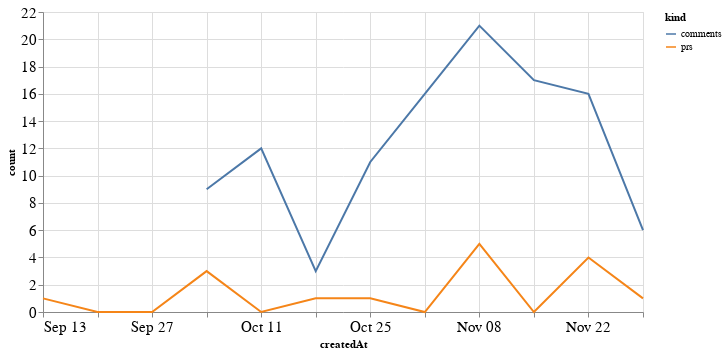

The notebook cell this image was saved under:
### Code cell
alt.Chart(total_time, width=600).mark_line().encode(
    x='createdAt',
    y='count',
    color='kind'
)

### Figure 1 — Vega-Lite specification as saved in the notebook (floating-point values rounded to 4 significant figures)
{"config": {"axisLeft": {"labelFontSize": 15}, "axisBottom": {"labelFontSize": 15}}, "data": {"name": "data-0882f9bea79bf802a7feb52cc019e0dd"}, "mark": "line", "encoding": {"color": {"type": "nominal", "field": "kind"}, "x": {"type": "temporal", "field": "createdAt"}, "y": {"type": "quantitative", "field": "count"}}, "width": 600, "$schema": "https://vega.github.io/schema/vega-lite/v4.8.1.json", "datasets": {"data-0882f9bea79bf802a7feb52cc019e0dd": [{"createdAt": "2020-09-13T00:00:00", "kind": "prs", "count": 1.0}, {"createdAt": "2020-09-20T00:00:00", "kind": "prs", "count": 0.0}, {"createdAt": "2020-09-27T00:00:00", "kind": "prs", "count": 0.0}, {"createdAt": "2020-10-04T00:00:00", "kind": "prs", "count": 3.0}, {"createdAt": "2020-10-11T00:00:00", "kind": "prs", "count": 0.0}, {"createdAt": "2020-10-18T00:00:00", "kind": "prs", "count": 1.0}, {"createdAt": "2020-10-25T00:00:00", "kind": "prs", "count": 1.0}, {"createdAt": "2020-11-01T00:00:00", "kind": "prs", "count": 0.0}, {"createdAt": "2020-11-08T00:00:00", "kind": "prs", "count": 5.0}, {"createdAt": "2020-11-15T00:00:00", "kind": "prs", "count": 0.0}, {"createdAt": "2020-11-22T00:00:00", "kind": "prs", "count": 4.0}, {"createdAt": "2020-11-29T00:00:00", "kind": "prs", "count": 1.0}, {"createdAt": "2020-09-13T00:00:00", "kind": "comments", "count": null}, {"createdAt": "2020-09-20T00:00:00", "kind": "comments", "count": null}, {"createdAt": "2020-09-27T00:00:00", "kind": "comments", "count": null}, {"createdAt": "2020-10-04T00:00:00", "kind": "comments", "count": 9.0}, {"createdAt": "2020-10-11T00:00:00", "kind": "comments", "count": 12.0}, {"createdAt": "2020-10-18T00:00:00", "kind": "comments", "count": 3.0}, {"createdAt": "2020-10-25T00:00:00", "kind": "comments", "count": 11.0}, {"createdAt": "2020-11-01T00:00:00", "kind": "comments", "count": 16.0}, {"createdAt": "2020-11-08T00:00:00", "kind": "comments", "count": 21.0}, {"createdAt": "2020-11-15T00:00:00", "kind": "comments", "count": 17.0}, {"createdAt": "2020-11-22T00:00:00", "kind": "comments", "count": 16.0}, {"createdAt": "2020-11-29T00:00:00", "kind": "comments", "count": 6.0}]}}
